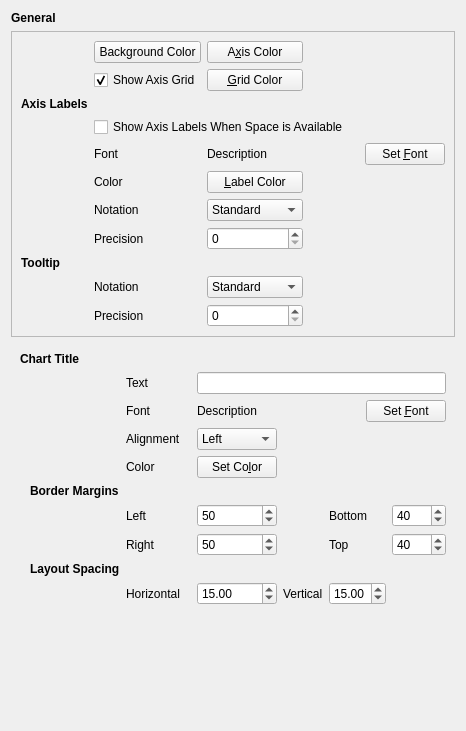
<?xml version="1.0" encoding="UTF-8"?>
<ui version="4.0">
 <class>pqPlotMatrixOptionsWidget</class>
 <widget class="QWidget" name="pqPlotMatrixOptionsWidget">
  <property name="geometry">
   <rect>
    <x>0</x>
    <y>0</y>
    <width>466</width>
    <height>731</height>
   </rect>
  </property>
  <property name="windowTitle">
   <string>Plot Matrix Options</string>
  </property>
  <layout class="QVBoxLayout" name="verticalLayout_3">
   <item>
    <widget class="QLabel" name="labelGeneral">
     <property name="font">
      <font>
       <weight>75</weight>
       <bold>true</bold>
      </font>
     </property>
     <property name="text">
      <string>General</string>
     </property>
    </widget>
   </item>
   <item>
    <widget class="QFrame" name="frameChart">
     <property name="frameShape">
      <enum>QFrame::StyledPanel</enum>
     </property>
     <property name="frameShadow">
      <enum>QFrame::Raised</enum>
     </property>
     <layout class="QGridLayout" name="gridLayout_2">
      <item row="4" column="0">
       <widget class="QLabel" name="label_45">
        <property name="font">
         <font>
          <weight>75</weight>
          <bold>true</bold>
         </font>
        </property>
        <property name="text">
         <string>Axis Labels</string>
        </property>
       </widget>
      </item>
      <item row="6" column="1">
       <widget class="QLabel" name="label_41">
        <property name="text">
         <string>Font</string>
        </property>
       </widget>
      </item>
      <item row="6" column="2" colspan="2">
       <widget class="QLabel" name="AxisLabelFont">
        <property name="sizePolicy">
         <sizepolicy hsizetype="Minimum" vsizetype="Preferred">
          <horstretch>0</horstretch>
          <verstretch>0</verstretch>
         </sizepolicy>
        </property>
        <property name="text">
         <string>Description</string>
        </property>
       </widget>
      </item>
      <item row="6" column="4">
       <widget class="QPushButton" name="AxisLabelFontButton">
        <property name="sizePolicy">
         <sizepolicy hsizetype="Minimum" vsizetype="Fixed">
          <horstretch>0</horstretch>
          <verstretch>0</verstretch>
         </sizepolicy>
        </property>
        <property name="text">
         <string>Set &amp;Font</string>
        </property>
       </widget>
      </item>
      <item row="7" column="1">
       <widget class="QLabel" name="label_46">
        <property name="text">
         <string>Color</string>
        </property>
       </widget>
      </item>
      <item row="7" column="2">
       <widget class="pqColorChooserButton" name="LabelColor">
        <property name="sizePolicy">
         <sizepolicy hsizetype="Minimum" vsizetype="Fixed">
          <horstretch>0</horstretch>
          <verstretch>0</verstretch>
         </sizepolicy>
        </property>
        <property name="text">
         <string>&amp;Label Color</string>
        </property>
       </widget>
      </item>
      <item row="7" column="3" colspan="2">
       <spacer name="horizontalSpacer_8">
        <property name="orientation">
         <enum>Qt::Horizontal</enum>
        </property>
        <property name="sizeHint" stdset="0">
         <size>
          <width>40</width>
          <height>20</height>
         </size>
        </property>
       </spacer>
      </item>
      <item row="8" column="1">
       <widget class="QLabel" name="label_43">
        <property name="text">
         <string>Notation</string>
        </property>
       </widget>
      </item>
      <item row="8" column="2">
       <widget class="QComboBox" name="LabelNotation">
        <property name="sizePolicy">
         <sizepolicy hsizetype="Minimum" vsizetype="Fixed">
          <horstretch>0</horstretch>
          <verstretch>0</verstretch>
         </sizepolicy>
        </property>
        <item>
         <property name="text">
          <string>Standard</string>
         </property>
        </item>
        <item>
         <property name="text">
          <string>Exponential</string>
         </property>
        </item>
        <item>
         <property name="text">
          <string>Engineering</string>
         </property>
        </item>
        <item>
         <property name="text">
          <string>Mixed</string>
         </property>
        </item>
       </widget>
      </item>
      <item row="8" column="3" colspan="2">
       <spacer name="horizontalSpacer_7">
        <property name="orientation">
         <enum>Qt::Horizontal</enum>
        </property>
        <property name="sizeHint" stdset="0">
         <size>
          <width>40</width>
          <height>20</height>
         </size>
        </property>
       </spacer>
      </item>
      <item row="9" column="1">
       <widget class="QLabel" name="label_44">
        <property name="text">
         <string>Precision</string>
        </property>
       </widget>
      </item>
      <item row="9" column="2">
       <widget class="QSpinBox" name="LabelPrecision">
        <property name="sizePolicy">
         <sizepolicy hsizetype="Minimum" vsizetype="Fixed">
          <horstretch>0</horstretch>
          <verstretch>0</verstretch>
         </sizepolicy>
        </property>
        <property name="maximum">
         <number>6</number>
        </property>
       </widget>
      </item>
      <item row="10" column="0" colspan="5">
       <widget class="QLabel" name="label_28">
        <property name="font">
         <font>
          <weight>75</weight>
          <bold>true</bold>
         </font>
        </property>
        <property name="text">
         <string>Tooltip</string>
        </property>
       </widget>
      </item>
      <item row="11" column="2">
       <widget class="QComboBox" name="TooltipNotation">
        <property name="sizePolicy">
         <sizepolicy hsizetype="Minimum" vsizetype="Fixed">
          <horstretch>0</horstretch>
          <verstretch>0</verstretch>
         </sizepolicy>
        </property>
        <item>
         <property name="text">
          <string>Standard</string>
         </property>
        </item>
        <item>
         <property name="text">
          <string>Scientific</string>
         </property>
        </item>
        <item>
         <property name="text">
          <string>Fixed</string>
         </property>
        </item>
       </widget>
      </item>
      <item row="12" column="1">
       <widget class="QLabel" name="label_27">
        <property name="text">
         <string>Precision</string>
        </property>
       </widget>
      </item>
      <item row="12" column="2">
       <widget class="QSpinBox" name="TooltipPrecision">
        <property name="sizePolicy">
         <sizepolicy hsizetype="Minimum" vsizetype="Fixed">
          <horstretch>0</horstretch>
          <verstretch>0</verstretch>
         </sizepolicy>
        </property>
        <property name="value">
         <number>0</number>
        </property>
       </widget>
      </item>
      <item row="9" column="3" colspan="2">
       <spacer name="horizontalSpacer_9">
        <property name="orientation">
         <enum>Qt::Horizontal</enum>
        </property>
        <property name="sizeHint" stdset="0">
         <size>
          <width>40</width>
          <height>20</height>
         </size>
        </property>
       </spacer>
      </item>
      <item row="11" column="3" colspan="2">
       <spacer name="horizontalSpacer_10">
        <property name="orientation">
         <enum>Qt::Horizontal</enum>
        </property>
        <property name="sizeHint" stdset="0">
         <size>
          <width>40</width>
          <height>20</height>
         </size>
        </property>
       </spacer>
      </item>
      <item row="12" column="3" colspan="2">
       <spacer name="horizontalSpacer_11">
        <property name="orientation">
         <enum>Qt::Horizontal</enum>
        </property>
        <property name="sizeHint" stdset="0">
         <size>
          <width>40</width>
          <height>20</height>
         </size>
        </property>
       </spacer>
      </item>
      <item row="2" column="1">
       <widget class="QCheckBox" name="ShowAxisGrid">
        <property name="sizePolicy">
         <sizepolicy hsizetype="Minimum" vsizetype="Fixed">
          <horstretch>0</horstretch>
          <verstretch>0</verstretch>
         </sizepolicy>
        </property>
        <property name="text">
         <string>Show Axis Grid</string>
        </property>
        <property name="checked">
         <bool>true</bool>
        </property>
       </widget>
      </item>
      <item row="2" column="2">
       <widget class="pqColorChooserButton" name="GridColor">
        <property name="sizePolicy">
         <sizepolicy hsizetype="Minimum" vsizetype="Fixed">
          <horstretch>0</horstretch>
          <verstretch>0</verstretch>
         </sizepolicy>
        </property>
        <property name="text">
         <string>&amp;Grid Color</string>
        </property>
       </widget>
      </item>
      <item row="1" column="1">
       <widget class="pqColorChooserButton" name="BackgroundColor">
        <property name="sizePolicy">
         <sizepolicy hsizetype="Minimum" vsizetype="Fixed">
          <horstretch>0</horstretch>
          <verstretch>0</verstretch>
         </sizepolicy>
        </property>
        <property name="text">
         <string>Background Color</string>
        </property>
       </widget>
      </item>
      <item row="1" column="2">
       <widget class="pqColorChooserButton" name="AxisColor">
        <property name="sizePolicy">
         <sizepolicy hsizetype="Minimum" vsizetype="Fixed">
          <horstretch>0</horstretch>
          <verstretch>0</verstretch>
         </sizepolicy>
        </property>
        <property name="text">
         <string>A&amp;xis Color</string>
        </property>
       </widget>
      </item>
      <item row="1" column="3" colspan="2">
       <spacer name="horizontalSpacer_2">
        <property name="orientation">
         <enum>Qt::Horizontal</enum>
        </property>
        <property name="sizeHint" stdset="0">
         <size>
          <width>40</width>
          <height>20</height>
         </size>
        </property>
       </spacer>
      </item>
      <item row="2" column="3" colspan="2">
       <spacer name="horizontalSpacer_3">
        <property name="orientation">
         <enum>Qt::Horizontal</enum>
        </property>
        <property name="sizeHint" stdset="0">
         <size>
          <width>40</width>
          <height>20</height>
         </size>
        </property>
       </spacer>
      </item>
      <item row="5" column="1" colspan="4">
       <widget class="QCheckBox" name="ShowAxisLabels">
        <property name="sizePolicy">
         <sizepolicy hsizetype="Minimum" vsizetype="Fixed">
          <horstretch>0</horstretch>
          <verstretch>0</verstretch>
         </sizepolicy>
        </property>
        <property name="text">
         <string>Show Axis Labels When Space is Available</string>
        </property>
       </widget>
      </item>
      <item row="11" column="1">
       <widget class="QLabel" name="label_26">
        <property name="text">
         <string>Notation</string>
        </property>
       </widget>
      </item>
     </layout>
    </widget>
   </item>
   <item>
    <widget class="QStackedWidget" name="ChartPages">
     <property name="currentIndex">
      <number>0</number>
     </property>
     <widget class="QWidget" name="GeneralPlot">
      <layout class="QGridLayout" name="gridLayout">
       <item row="0" column="0" colspan="6">
        <widget class="QLabel" name="label">
         <property name="font">
          <font>
           <weight>75</weight>
           <bold>true</bold>
          </font>
         </property>
         <property name="text">
          <string>Chart Title</string>
         </property>
        </widget>
       </item>
       <item row="1" column="2">
        <widget class="QLabel" name="label_2">
         <property name="text">
          <string>Text</string>
         </property>
        </widget>
       </item>
       <item row="1" column="4" colspan="6">
        <widget class="QLineEdit" name="ChartTitle"/>
       </item>
       <item row="2" column="2">
        <widget class="QLabel" name="label_3">
         <property name="text">
          <string>Font</string>
         </property>
        </widget>
       </item>
       <item row="2" column="4" colspan="6">
        <layout class="QHBoxLayout">
         <property name="spacing">
          <number>6</number>
         </property>
         <property name="margin">
          <number>0</number>
         </property>
         <item>
          <widget class="QLabel" name="ChartTitleFont">
           <property name="sizePolicy">
            <sizepolicy hsizetype="Expanding" vsizetype="Preferred">
             <horstretch>0</horstretch>
             <verstretch>0</verstretch>
            </sizepolicy>
           </property>
           <property name="text">
            <string>Description</string>
           </property>
          </widget>
         </item>
         <item>
          <widget class="QPushButton" name="ChartTitleFontButton">
           <property name="text">
            <string>Set &amp;Font</string>
           </property>
          </widget>
         </item>
        </layout>
       </item>
       <item row="3" column="2">
        <widget class="QLabel" name="label_4">
         <property name="text">
          <string>Alignment</string>
         </property>
        </widget>
       </item>
       <item row="3" column="8" colspan="2">
        <spacer name="horizontalSpacer_6">
         <property name="orientation">
          <enum>Qt::Horizontal</enum>
         </property>
         <property name="sizeHint" stdset="0">
          <size>
           <width>40</width>
           <height>20</height>
          </size>
         </property>
        </spacer>
       </item>
       <item row="4" column="2">
        <widget class="QLabel" name="label_8">
         <property name="text">
          <string>Color</string>
         </property>
        </widget>
       </item>
       <item row="17" column="1">
        <widget class="QLabel" name="label_30">
         <property name="font">
          <font>
           <weight>75</weight>
           <bold>true</bold>
          </font>
         </property>
         <property name="text">
          <string>Layout Spacing</string>
         </property>
        </widget>
       </item>
       <item row="7" column="1">
        <widget class="QLabel" name="label_35">
         <property name="font">
          <font>
           <weight>75</weight>
           <bold>true</bold>
          </font>
         </property>
         <property name="text">
          <string>Border Margins</string>
         </property>
        </widget>
       </item>
       <item row="8" column="2">
        <widget class="QLabel" name="label_34">
         <property name="sizePolicy">
          <sizepolicy hsizetype="Minimum" vsizetype="Preferred">
           <horstretch>0</horstretch>
           <verstretch>0</verstretch>
          </sizepolicy>
         </property>
         <property name="text">
          <string>Left</string>
         </property>
        </widget>
       </item>
       <item row="8" column="4">
        <widget class="QSpinBox" name="LeftMargin">
         <property name="sizePolicy">
          <sizepolicy hsizetype="Minimum" vsizetype="Fixed">
           <horstretch>0</horstretch>
           <verstretch>0</verstretch>
          </sizepolicy>
         </property>
         <property name="maximum">
          <number>1024</number>
         </property>
         <property name="value">
          <number>50</number>
         </property>
        </widget>
       </item>
       <item row="9" column="2">
        <widget class="QLabel" name="label_33">
         <property name="sizePolicy">
          <sizepolicy hsizetype="Minimum" vsizetype="Preferred">
           <horstretch>0</horstretch>
           <verstretch>0</verstretch>
          </sizepolicy>
         </property>
         <property name="text">
          <string>Right</string>
         </property>
        </widget>
       </item>
       <item row="19" column="4">
        <widget class="QDoubleSpinBox" name="GutterY">
         <property name="sizePolicy">
          <sizepolicy hsizetype="Minimum" vsizetype="Fixed">
           <horstretch>0</horstretch>
           <verstretch>0</verstretch>
          </sizepolicy>
         </property>
         <property name="value">
          <double>15.000000000000000</double>
         </property>
        </widget>
       </item>
       <item row="19" column="2">
        <widget class="QLabel" name="labelGutterX">
         <property name="sizePolicy">
          <sizepolicy hsizetype="Minimum" vsizetype="Preferred">
           <horstretch>0</horstretch>
           <verstretch>0</verstretch>
          </sizepolicy>
         </property>
         <property name="text">
          <string>Horizontal</string>
         </property>
        </widget>
       </item>
       <item row="19" column="6">
        <widget class="QDoubleSpinBox" name="GutterX">
         <property name="sizePolicy">
          <sizepolicy hsizetype="Minimum" vsizetype="Fixed">
           <horstretch>0</horstretch>
           <verstretch>0</verstretch>
          </sizepolicy>
         </property>
         <property name="value">
          <double>15.000000000000000</double>
         </property>
        </widget>
       </item>
       <item row="19" column="5">
        <widget class="QLabel" name="labelGutterY">
         <property name="sizePolicy">
          <sizepolicy hsizetype="Minimum" vsizetype="Preferred">
           <horstretch>0</horstretch>
           <verstretch>0</verstretch>
          </sizepolicy>
         </property>
         <property name="text">
          <string>Vertical</string>
         </property>
        </widget>
       </item>
       <item row="8" column="6">
        <widget class="QLabel" name="label_32">
         <property name="sizePolicy">
          <sizepolicy hsizetype="Minimum" vsizetype="Preferred">
           <horstretch>0</horstretch>
           <verstretch>0</verstretch>
          </sizepolicy>
         </property>
         <property name="text">
          <string>Bottom</string>
         </property>
        </widget>
       </item>
       <item row="9" column="6">
        <widget class="QLabel" name="label_29">
         <property name="sizePolicy">
          <sizepolicy hsizetype="Minimum" vsizetype="Preferred">
           <horstretch>0</horstretch>
           <verstretch>0</verstretch>
          </sizepolicy>
         </property>
         <property name="text">
          <string>Top</string>
         </property>
        </widget>
       </item>
       <item row="8" column="7" colspan="3">
        <widget class="QSpinBox" name="BottomMargin">
         <property name="sizePolicy">
          <sizepolicy hsizetype="Minimum" vsizetype="Fixed">
           <horstretch>0</horstretch>
           <verstretch>0</verstretch>
          </sizepolicy>
         </property>
         <property name="maximum">
          <number>1024</number>
         </property>
         <property name="value">
          <number>40</number>
         </property>
        </widget>
       </item>
       <item row="9" column="7" colspan="3">
        <widget class="QSpinBox" name="TopMargin">
         <property name="sizePolicy">
          <sizepolicy hsizetype="Minimum" vsizetype="Fixed">
           <horstretch>0</horstretch>
           <verstretch>0</verstretch>
          </sizepolicy>
         </property>
         <property name="maximum">
          <number>1024</number>
         </property>
         <property name="value">
          <number>40</number>
         </property>
        </widget>
       </item>
       <item row="3" column="4">
        <widget class="QComboBox" name="ChartTitleAlignment">
         <item>
          <property name="text">
           <string>Left</string>
          </property>
         </item>
         <item>
          <property name="text">
           <string>Center</string>
          </property>
         </item>
         <item>
          <property name="text">
           <string>Right</string>
          </property>
         </item>
        </widget>
       </item>
       <item row="4" column="4">
        <widget class="pqColorChooserButton" name="ChartTitleColor">
         <property name="text">
          <string>Set Co&amp;lor</string>
         </property>
        </widget>
       </item>
       <item row="9" column="4">
        <widget class="QSpinBox" name="RightMargin">
         <property name="sizePolicy">
          <sizepolicy hsizetype="Minimum" vsizetype="Fixed">
           <horstretch>0</horstretch>
           <verstretch>0</verstretch>
          </sizepolicy>
         </property>
         <property name="maximum">
          <number>1024</number>
         </property>
         <property name="value">
          <number>50</number>
         </property>
        </widget>
       </item>
      </layout>
     </widget>
     <widget class="QWidget" name="ActivePlot"/>
     <widget class="QWidget" name="ScatterPlots">
      <layout class="QGridLayout" name="gridLayout_3">
       <item row="0" column="0" colspan="3">
        <widget class="QLabel" name="labelSelectionBackgroundColor">
         <property name="font">
          <font>
           <weight>75</weight>
           <bold>true</bold>
          </font>
         </property>
         <property name="text">
          <string>Selected Charts Background Colors</string>
         </property>
        </widget>
       </item>
       <item row="1" column="0">
        <widget class="pqColorChooserButton" name="selRowColBackgroundColor">
         <property name="sizePolicy">
          <sizepolicy hsizetype="Minimum" vsizetype="Fixed">
           <horstretch>0</horstretch>
           <verstretch>0</verstretch>
          </sizepolicy>
         </property>
         <property name="text">
          <string>Selected Row/Column Color</string>
         </property>
        </widget>
       </item>
       <item row="1" column="2">
        <widget class="pqColorChooserButton" name="selActiveBackgroundColor">
         <property name="sizePolicy">
          <sizepolicy hsizetype="Minimum" vsizetype="Fixed">
           <horstretch>0</horstretch>
           <verstretch>0</verstretch>
          </sizepolicy>
         </property>
         <property name="text">
          <string>Selected Active Color</string>
         </property>
        </widget>
       </item>
       <item row="2" column="1">
        <spacer name="verticalSpacer">
         <property name="orientation">
          <enum>Qt::Vertical</enum>
         </property>
         <property name="sizeHint" stdset="0">
          <size>
           <width>17</width>
           <height>190</height>
          </size>
         </property>
        </spacer>
       </item>
      </layout>
     </widget>
     <widget class="QWidget" name="HistogramPlots">
      <layout class="QVBoxLayout" name="verticalLayout_2"/>
     </widget>
    </widget>
   </item>
   <item>
    <spacer>
     <property name="orientation">
      <enum>Qt::Vertical</enum>
     </property>
     <property name="sizeHint" stdset="0">
      <size>
       <width>20</width>
       <height>0</height>
      </size>
     </property>
    </spacer>
   </item>
  </layout>
 </widget>
 <customwidgets>
  <customwidget>
   <class>pqColorChooserButton</class>
   <extends>QPushButton</extends>
   <header>pqColorChooserButton.h</header>
  </customwidget>
 </customwidgets>
 <tabstops>
  <tabstop>ChartTitle</tabstop>
  <tabstop>ChartTitleFontButton</tabstop>
 </tabstops>
 <resources/>
 <connections/>
</ui>
